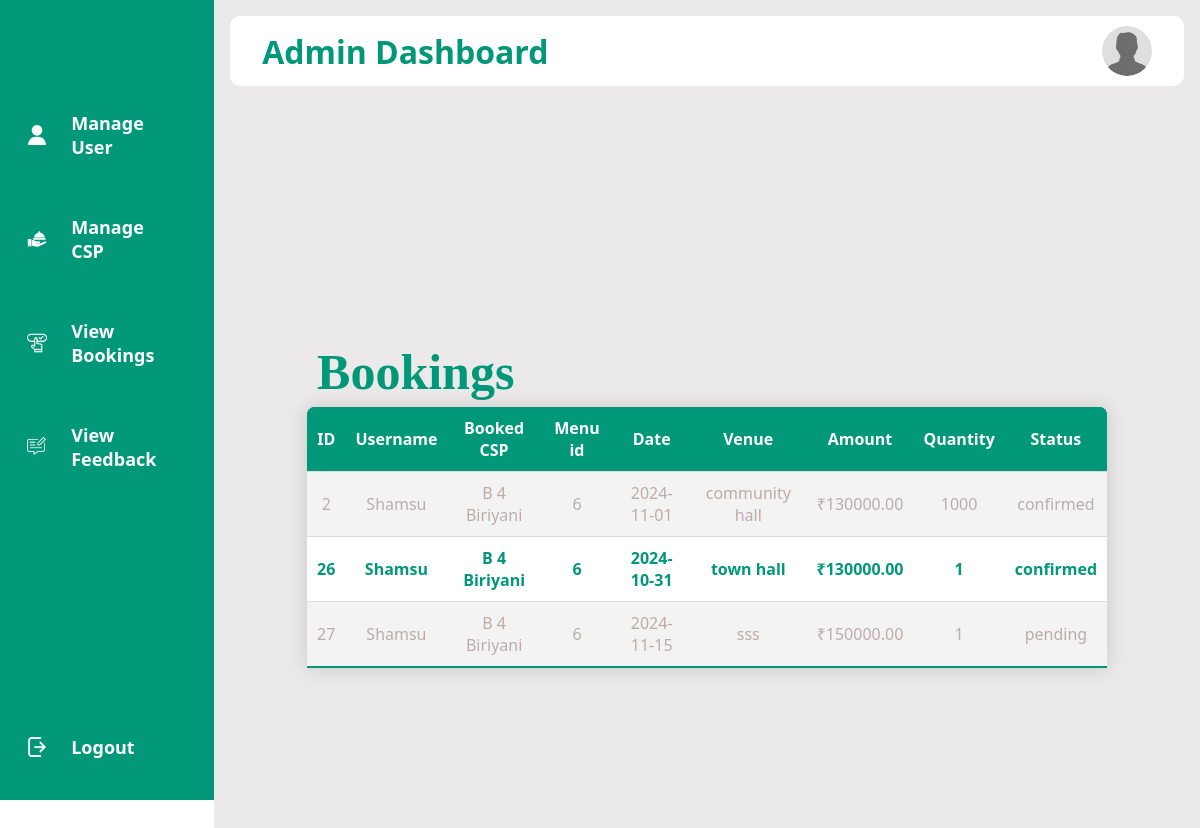
Page /viewbooking.php (signed in) on the committed database.
### tables this page shows
CREATE TABLE `bookings` (
  `booking_id` int(11) NOT NULL,
  `user_id` int(11) NOT NULL,
  `csp_id` int(11) NOT NULL,
  `menu_id` int(11) DEFAULT NULL,
  `venue` varchar(255) NOT NULL,
  `event_date` date NOT NULL,
  `quantity` int(11) NOT NULL DEFAULT 1,
  `advance_payment` decimal(10,2) NOT NULL,
  `total_price` decimal(10,2) NOT NULL,
  `created_at` timestamp NOT NULL DEFAULT current_timestamp(),
  `status` enum('confirmed','pending','rejected') NOT NULL DEFAULT 'pending'
);

CREATE TABLE `user` (
  `userid` int(10) NOT NULL,
  `name` varchar(30) NOT NULL,
  `phno` varchar(15) NOT NULL,
  `email` varchar(50) NOT NULL,
  `password` varchar(30) NOT NULL,
  `usertype` varchar(30) NOT NULL,
  `status` varchar(50) NOT NULL
);

CREATE TABLE `csp_table` (
  `csp_id` int(11) NOT NULL,
  `userid` int(11) NOT NULL,
  `csp_name` varchar(100) NOT NULL,
  `location` varchar(200) NOT NULL,
  `status` enum('approved','requested') NOT NULL DEFAULT 'requested',
  `category` varchar(20) NOT NULL,
  `logo` varchar(255) DEFAULT NULL
);

### viewbooking.php (the view, shortened to what this page needs)
<?php
$dbconnect = mysqli_connect("localhost", "root", "", "caterease");
$booking_query = "SELECT * FROM bookings";
$booking_result = mysqli_query($dbconnect, $booking_query);
?>
<!DOCTYPE html>
<html lang="en">
<head>
    <link rel="stylesheet" href="style/style.css">
</head>
<body class="adm">
    <div class="sidebar">
        <div class="logo">
        </div>
        <ul class="menu">
            <li>
                <a href="admindashboard.php">
                    <img src="images/user.png" alt="">
                </a>
            </li>
            <li>
                <a href="managecsp.php">
                    <img src="images/food-service.png" alt="">
                </a>
            </li>
            <li class="active">
                <a href="viewbooking.php">
                    <img src="images/booking.png" alt="">
                </a>
            </li>
            <li>
                <a href="viewfeedback.php">
                    <img src="images/feedback.png" alt="">
                </a>
            </li>
            <li class="logout">
                <a href="login.php">
                    <img src="images/logout.png" alt="">
                </a>
            </li>
        </ul>
    </div>
    <div class="maincontent">
        <div class="wrapper">
            <div class="title">
                <h1>Admin Dashboard</h1>
            </div>
            <div class="info">
                <img src="images/guest-user-250x250.jpg" alt="">
            </div>
        </div>
        <div class="vuser">
            <div class="head">
                <h1>Bookings</h1>
            </div>
            <table>
                <tr>
                    <th>ID</th>
                    <th>Username</th>
                    <th>Booked CSP</th>
                    <th>Menu id</th>
                    <th>Date</th>
                    <th>Venue</th>
                    <th>Amount</th>
                    <th>Quantity</th>
                    <th>Status</th>
                </tr>
                <?php
                if (mysqli_num_rows($booking_result) > 0) {
                    while ($booking_data = mysqli_fetch_assoc($booking_result)) {
                        $user_id = $booking_data['user_id'];
                        $user_query = "SELECT name FROM user WHERE userid='$user_id'";
                        $user_result = mysqli_query($dbconnect, $user_query);
                        $user_data = mysqli_fetch_assoc($user_result);
                        $username = htmlspecialchars($user_data['name']);
                        $csp_id = $booking_data['csp_id'];
                        $csp_query = "SELECT csp_name FROM csp_table WHERE csp_id='$csp_id'";
                        $csp_result = mysqli_query($dbconnect, $csp_query);
                        $csp_data = mysqli_fetch_assoc($csp_result);
                        $csp_name = htmlspecialchars($csp_data['csp_name']);
                        echo "<tr class='hover'>";
                        echo "<td>" . htmlspecialchars($booking_data['booking_id']) . "</td>";
                        echo "<td>" . $username . "</td>";
                        echo "<td>" . $csp_name . "</td>";
                        echo "<td>" . htmlspecialchars($booking_data['menu_id']) . "</td>";
                        echo "<td>" . htmlspecialchars($booking_data['event_date']) . "</td>";
                        echo "<td>" . htmlspecialchars($booking_data['venue']) . "</td>";
                        echo "<td>₹" . htmlspecialchars($booking_data['total_price']) . "</td>";
                        echo "<td>" . htmlspecialchars($booking_data['quantity']) . "</td>";
                        echo "<td>" . htmlspecialchars($booking_data['status']) . "</td>";
                        echo "</tr>";
                    }
                } else {
                    echo "<tr><td colspan='8'>No bookings found.</td></tr>";
                }
                ?>
            </table>
        </div>
    </div>
</body>
</html>

### style/style.css (style rules this page uses)
* { margin: 0; padding: 0; font-family: system-ui, -apple-system, BlinkMacSystemFont, 'Segoe UI', Roboto, Oxygen, Ubuntu, Cantarell, 'Open Sans', 'Helvetica Neue', sans-serif; }
* { margin: 0; padding: 0; }
.wrapper { width:85%; margin: 0 auto; }
div.vuser { display: flex; justify-content: center; flex-direction: column; align-items: center; height: 100vh; }
div.vuser div.head { height:70px; display: flex; justify-content: space-between; align-items: center; width: 800px; }
div.vuser div.head h1 { font-size: 50px; font-family: serif; color: #009879; margin-left: 10px; }
div.vuser table { background-color: #008080; color: white; width: 800px; border-radius: 8px 8px 0 0; overflow: hidden; box-shadow: 0 0 20px rgb(0,0,0,0.15); }
div.vuser table,th { height: 40px; }
div.vuser table,th,td { border-collapse:collapse ; padding: 10px; align-items: center; text-align: center; }
div.vuser table tr { background-color: #009879; border-bottom: 1px solid #dddddd; }
div.vuser table tr.hover { background-color: rgb(255, 255, 255); color: rgb(189, 171, 171); border-bottom: 1px solid #dddddd; }
div.vuser table tr.hover:nth-of-type(even) { background-color: #f3f3f3; }
div.vuser table tr.hover:last-of-type { border-bottom: 2px solid #009879; }
div.vuser table tr.hover:nth-child(3) { font-weight: bold; color: #009879; }
* { margin: 0; padding: 0; border: none; outline: none; box-sizing: border-box; font-family: system-ui, -apple-system, BlinkMacSystemFont, 'Segoe UI', Roboto, Oxygen, Ubuntu, Cantarell, 'Open Sans', 'Helvetica Neue', sans-serif; }
body.adm { display: flex; }
div.sidebar { position: sticky; top: 0; left: 0; bottom: 0; width: 80px; height: 100vh; padding: 0 1.7rem; color: #fff; transition: all 0.5s linear; background-color: #009879; overflow: hidden; }
div.sidebar div.logo { height: 80px; padding: 16px; }
div.sidebar ul.menu { height: 88%; position: relative; list-style: none; padding: 0; }
div.sidebar ul.menu li { padding: 25px; padding-left: 0; margin: 6px 0; border-radius: 8px; transition: all 0.5s linear; }
div.sidebar ul.menu li a { color: #fff; font-size: 18px; font-weight: 600; text-decoration: none; display: flex; align-items: center; gap: 1.5rem; }
div.sidebar ul.menu li a img { width: 20px; }
div.sidebar ul.menu li.logout { position: absolute; bottom: 0; left: 0; width: 100%; }
div.maincontent { position: relative; background-color: #ebe9e9; width: 100%; padding: 1rem; }
div.maincontent div.wrapper img { width: 50px; height: 50px; cursor: pointer; border-radius: 50%; }
div.maincontent div.wrapper { display: flex; justify-content: space-between; align-items: center; flex-wrap: wrap; background: #fff; border-radius: 10px; padding: 10px 2rem; margin-bottom: 1rem; width: 100%; }
div.maincontent div.wrapper div.title { color: #009879; }
div.maincontent div.wrapper div.info { display: flex; align-items: center; gap: 1rem; }
div.vuser1 table,th { height: 40px; }
div.vuser1 table,th,td { border-collapse:collapse ; padding: 10px; align-items: center; text-align: center; }

### rows in the picture
bookings: user.name "Shamsu", csp.csp_name "B 4 Biriyani", menu "6", event_date "2024-11-01", venue "community hall", total_price "130000.00", quantity "1000", status "confirmed"
bookings: user.name "Shamsu", csp.csp_name "B 4 Biriyani", menu "6", event_date "2024-10-31", venue "town hall", total_price "130000.00", quantity "1", status "confirmed"
bookings: user.name "Shamsu", csp.csp_name "B 4 Biriyani", menu "6", event_date "2024-11-15", venue "sss", total_price "150000.00", quantity "1", status "pending"
